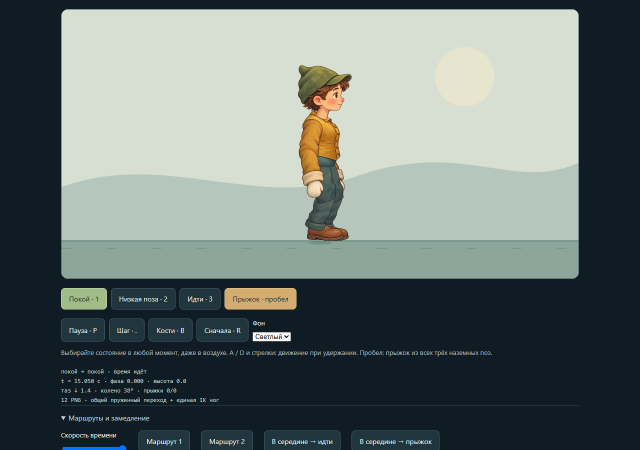
#> input picture experiments/q2-simple-character/qa/visual/idle.png, 1280 x 900 px, given in place of low-0.png, which was not available (shown at 1/2 size)
$ python montage.py
#> lines starting #> are read from the running program, lines starting #| are printed output that depends on the picture; pictures that were not available may be replaced by others from this repository, and a replacement may not be noted
from PIL import Image,ImageDraw
from pathlib import Path
b=Path(__file__).resolve().parent
files=[f'low-{i}.png' for i in range(6)]+[f'move-{i}.png' for i in range(6)]+[f'jump-{i}.png' for i in range(8)]
out=Image.new('RGB',(1120,1560),'#eeeeee'); draw=ImageDraw.Draw(out)
#> after `out = Image.new('RGB', (1120, 1560), '#eeeeee')`: out: PIL image 1120x1560 RGB; every value is 238
for n,f in enumerate(files):
 im=Image.open(b/f).convert('RGB').crop((400,0,680,468)).resize((224,374))
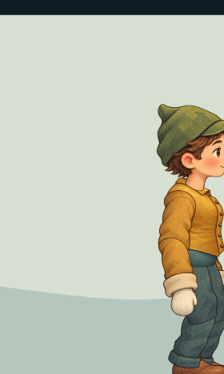
#> im: PIL image 224x374 RGB; mean R, G, B 188, 192.1, 174.4
 x,y=(n%5)*224,(n//5)*390
 out.paste(im,(x,y+16));draw.text((x+8,y+2),f,fill='black')
#> after `out.paste(im, (x, y + 16))`:
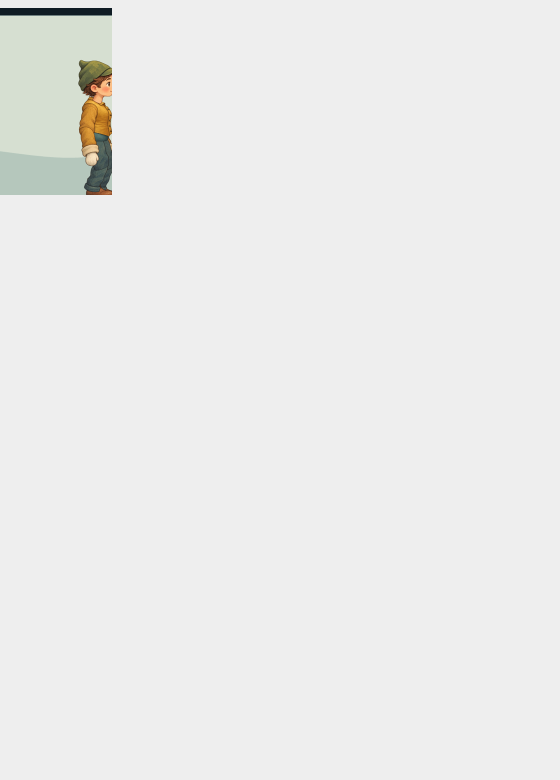
#> out: PIL image 1120x1560 RGB (shown at 1/2 size); mean R, G, B 235.6, 235.8, 234.9
#> pass 2 of the loop `for n,f in enumerate(files):`:
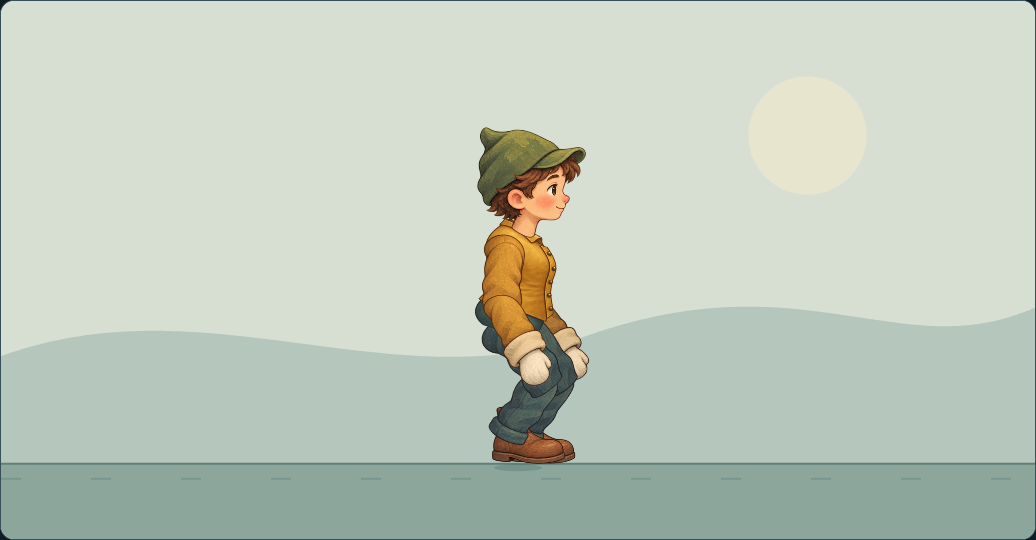
#> input picture experiments/q2-simple-character/qa/visual/interrupt-jump-0.png, 1036 x 540 px, given in place of low-1.png, which was not available
#> `im=Image.open(b/f).convert('RGB').crop((400,0,680,468)).resize((224,37..`:
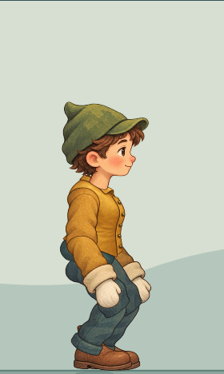
#> im: PIL image 224x374 RGB; mean R, G, B 192.7, 196.3, 177.6
#> `out.paste(im, (x, y + 16))`:
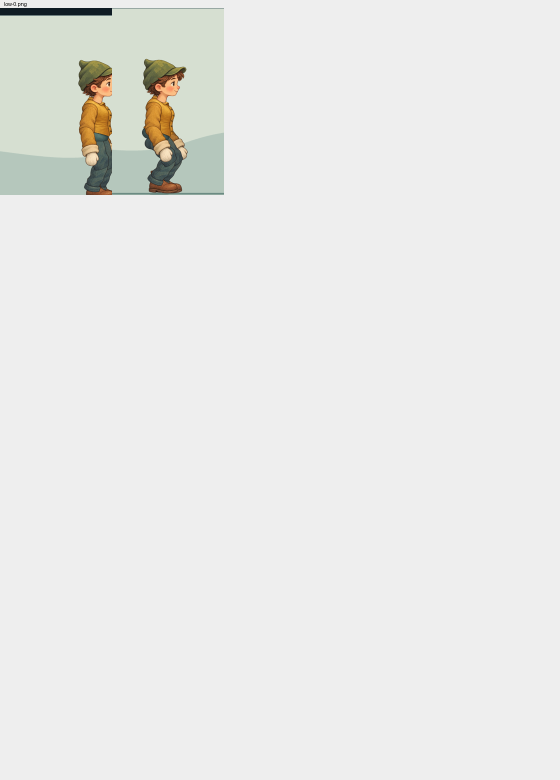
#> out: PIL image 1120x1560 RGB (shown at 1/2 size); mean R, G, B 233.4, 233.8, 232
#> (the run stopped early here; a loop or call above may not have finished)
